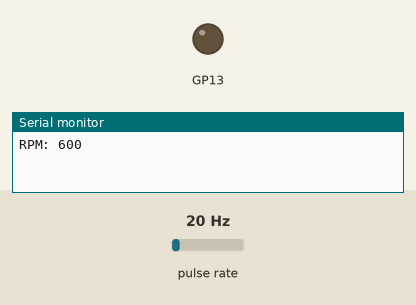
Simulated run of this sketch. Board: Raspberry Pi Pico. Parts: output pins drawn as LEDs (lit = HIGH), the last lines printed to the serial monitor. Wiring (inferred from the names in the program): pulse sensor: data GP2. Inputs (shaded band) come from the test bench; at power-on: pulse rate 20 Hz.

Above: at 1.2 s.
1.3 s: pulse rate (sensor on GP2) set to 18 Hz
4.2 s: pulse rate (sensor on GP2) set to 16 Hz
At 6.2 s:
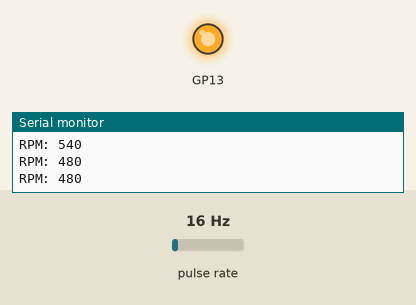
6.5 s: pulse rate (sensor on GP2) set to 50 Hz
At 7.8 s:
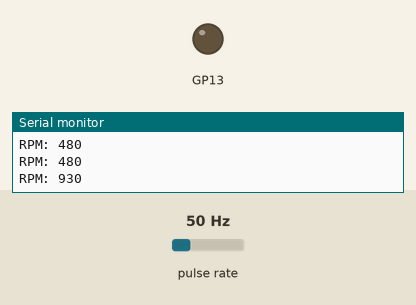
8.5 s: pulse rate (sensor on GP2) set to 4 Hz
At 11.3 s:
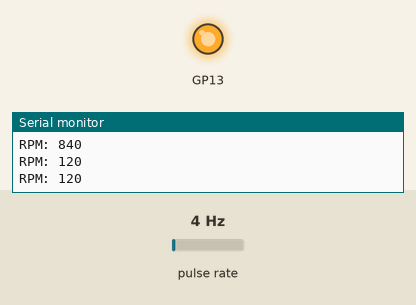
Timing chart, 0 to 12.5 s (numbered marks = the images above; inputs shaded):
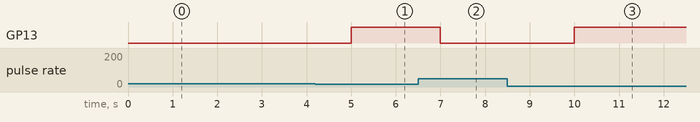

The sketch:

sensor_hall_584.ino
```cpp
// snippet: sensor_hall_584
// tags: hall, magnetic, sensor, fan, speed, rpm, pulse, interrupt
// boards: avr, esp32, megaavr, nano33iot, romi32u4, rp2040
// library: none
// description: Fan speed monitor: count Hall pulses on pin 2 (2 pulses per revolution)
// prompts: speed, monitor, count, pulses, pulses, revolution)
// verified: compile-only
// source: kd-generated (id 584)

const int HALL_PIN = 2;
const unsigned long INTERVAL = 1000;  // 1 second
const int PULSES_PER_REV = 2;

volatile unsigned long pulseCount = 0;
unsigned long lastPrintTime = 0;
unsigned long rpm = 0;

// ISR: count one pulse per falling edge
void hallISR() {
  pulseCount++;
}

void setup() {
  pinMode(HALL_PIN, INPUT_PULLUP);
  pinMode(13, OUTPUT);
  digitalWrite(13, LOW);
  Serial.begin(9600);
  attachInterrupt(digitalPinToInterrupt(HALL_PIN), hallISR, FALLING);
}

void loop() {
  unsigned long now = millis();

  // Calculate RPM every second
  if (now - lastPrintTime >= INTERVAL) {
    lastPrintTime = now;

    noInterrupts();
    unsigned long count = pulseCount;
    pulseCount = 0;
    interrupts();

    // RPM = (pulses / pulses-per-rev) * (60 seconds / interval in seconds)
    rpm = (count * 60) / PULSES_PER_REV;
    Serial.print("RPM: "); Serial.println(rpm);

    // Check under-speed alarm
    if (rpm < 500) {
      digitalWrite(13, HIGH);
    } else {
      digitalWrite(13, LOW);
    }
  }
}
```

Measured:
- the behaviour switches between 17 and 16 Hz on pulse rate (sensor on GP2) (found by bisection; images 0 and 1)
- after the input at 4.2 s, GP13: LOW → HIGH after 0.80 s
- after the input at 6.5 s, GP13: HIGH → LOW after 0.50 s
- after the input at 8.5 s, GP13: LOW → HIGH after 1.5 s
